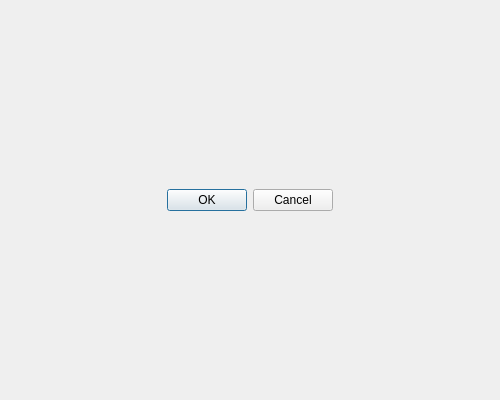
<?xml version="1.0" encoding="UTF-8"?>
<ui version="4.0">
 <class>CustomMessageBox</class>
 <widget class="QDialog" name="CustomMessageBox">
  <property name="geometry">
   <rect>
    <x>0</x>
    <y>0</y>
    <width>500</width>
    <height>400</height>
   </rect>
  </property>
  <property name="windowTitle">
   <string>Custom Message Box</string>
  </property>
  <layout class="QVBoxLayout" name="mainLayout">
   <item>
    <widget class="QDialogButtonBox" name="buttonBox">
     <property name="orientation">
      <enum>Qt::Orientation::Horizontal</enum>
     </property>
     <property name="standardButtons">
      <set>QDialogButtonBox::StandardButton::Cancel|QDialogButtonBox::StandardButton::Ok</set>
     </property>
     <property name="centerButtons">
      <bool>true</bool>
     </property>
    </widget>
   </item>
  </layout>
 </widget>
 <resources/>
 <connections/>
</ui>
